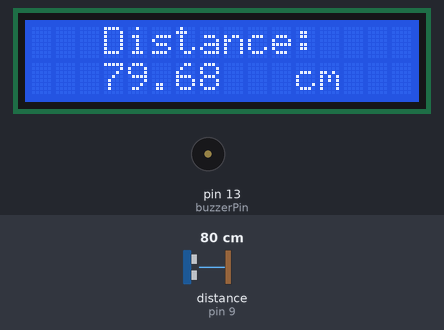
This sketch was run on a simulated Arduino Uno, built with avr-gcc and run on an emulated ATmega328P. Shown: 16×2 character LCD, buzzer (waves = sounding, pin HIGH). Wiring (inferred from the names in the program): ultrasonic range finder: trigger pin 10; echo pin 9. Inputs (shaded band) come from the test bench; at power-on: distance to the obstacle (sensor on pin 9) 80 cm. The echo pulse lasts 58.3 µs per cm; pins used as bus, display or sensor lines are not drawn; what the sketch prints to the serial monitor is not drawn.

Above: at 1.2 s.
1.3 s: distance to the obstacle (sensor on pin 9) set to 48 cm
At 1.61 s:
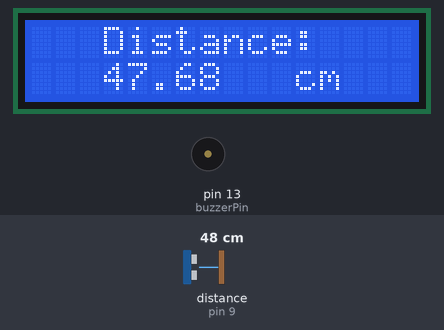
3.9 s: distance to the obstacle (sensor on pin 9) set to 40 cm
At 4.5 s:
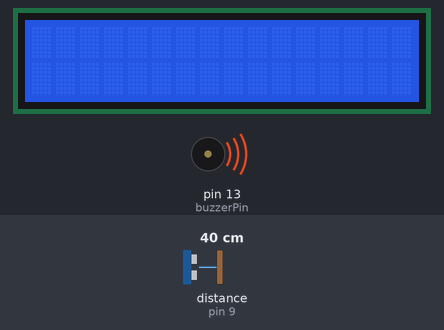
6.9 s: distance to the obstacle (sensor on pin 9) set to 2 cm
At 8.21 s:
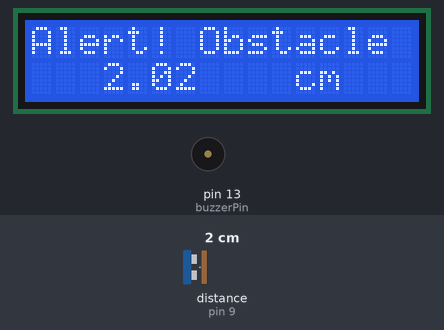
9.5 s: distance to the obstacle (sensor on pin 9) set to 120 cm
At 9.89 s:
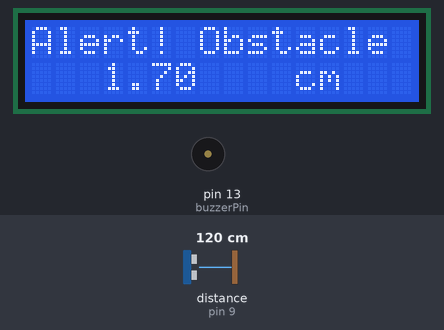
Timing chart, 0 to 12.5 s (numbered marks = the images above; inputs shaded):
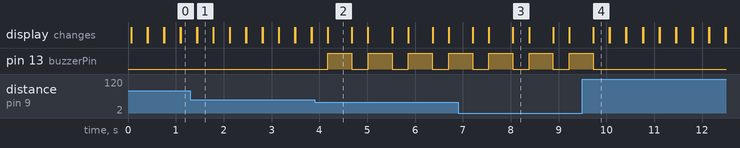

Measured:
- the behaviour switches between 46 and 45 cm on distance to the obstacle (sensor on pin 9) (found by bisection; images 1 and 2)
- after the input at 1.3 s, the display: first differs from a run without the input after 0.14 s (image 1)
- after the input at 3.9 s, pin 13 (buzzerPin): alternates HIGH for 0.50 s and LOW for 0.34 s, starting after 0.28 s
- after the input at 6.9 s, the display: first differs from a run without the input after 1.1 s (image 3)
- after the input at 9.5 s, pin 13 (buzzerPin): goes on until 9.7 s, then stays LOW
- what the display in image 2 shows lasts 0.5 s, from 4.2 s to 4.7 s

The sketch:

FogSafe.ino
```cpp
#include <LiquidCrystal.h>

#define LCD_RS 12
#define LCD_E  11
#define LCD_D4  5
#define LCD_D5  4
#define LCD_D6  3
#define LCD_D7  2
#define LCD_COL 16
#define LCD_ROW 2
#define LCD_CONTRAST  6

int Contrast = 127;

LiquidCrystal lcd(LCD_RS, LCD_E, LCD_D4, LCD_D5, LCD_D6, LCD_D7);
int trigPin = 10;
int echoPin = 9;
int buzzerPin = 13;

void setup() {
  pinMode(trigPin, OUTPUT);
  pinMode(echoPin, INPUT);
  pinMode(buzzerPin, OUTPUT);
  Serial.begin(9600);
  analogWrite(LCD_CONTRAST, Contrast);
  lcd.begin(LCD_COL, LCD_ROW);
  }

float getDistanceUltrasonic() {
  digitalWrite(trigPin, LOW);
  delayMicroseconds(2);
  digitalWrite(trigPin, HIGH);
  delayMicroseconds(10);
  digitalWrite(trigPin, LOW);
  float duration = pulseIn(echoPin, HIGH);
  float distance = duration * 0.0343 / 2;
  return distance;
}

void loop() {

  float ultrasonicDistance = getDistanceUltrasonic();

  Serial.print("Ultrasonic Distance: ");
  Serial.println(ultrasonicDistance);

  if (ultrasonicDistance < 45)
  {
    digitalWrite(buzzerPin, HIGH);
    delay(500);
    digitalWrite(buzzerPin, LOW);

    lcd.setCursor(0, 0);
    lcd.print("Alert! Obstacle");

    lcd.setCursor(3, 1);
    lcd.print(ultrasonicDistance);

    lcd.setCursor(11, 1);
    lcd.print("cm");

    delay(333);
    lcd.clear();
  }
  else
  {
    lcd.setCursor(3, 0);
    lcd.print("Distance:");

    lcd.setCursor(3, 1);
    lcd.print(ultrasonicDistance);

    lcd.setCursor(11, 1);
    lcd.print("cm");

    delay(333);
    lcd.clear();
  }
}
```
